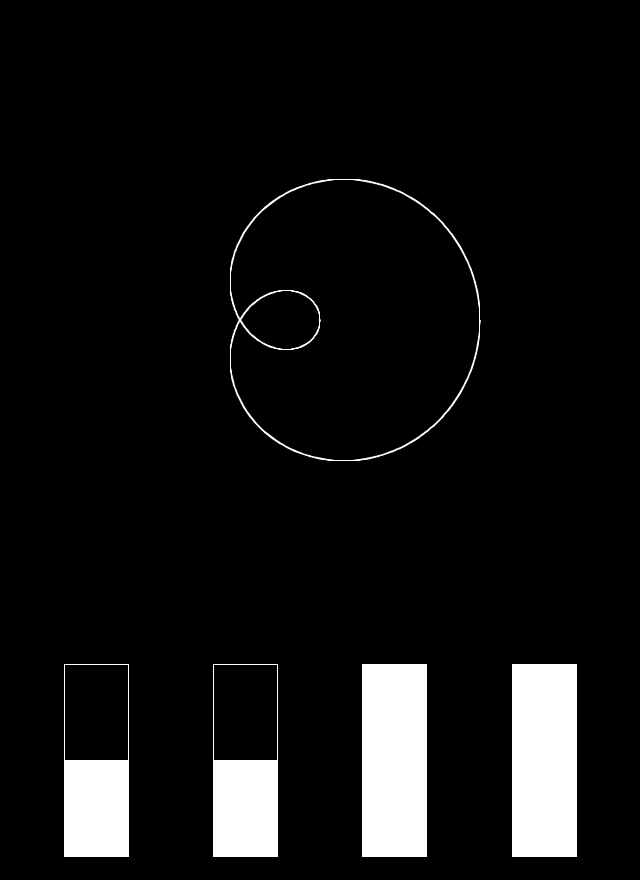
Frame 1 (no input)
Frame 60 (the mouse pressed at the canvas centre just before this capture): identical to frame 1, image omitted
Frame 120 (the mouse held since frame 60 and released just before this capture): identical to frame 1, image omitted

The Processing sketch that drew this single still picture (run headless with seeded random() and noise(); from frame 60 on, the mouse is pressed at the canvas centre):

// Processing sketch: Spirograph
// ── Spirograph.pde
float outerFraction;
float innerFraction;
float penFraction;
float turns;

float outerR;
float innerR;

void setup() {
  size(640, 880);
  colorMode(HSB);

  outerFraction = 1/2.0;
  innerFraction = 1/2.0;
  penFraction = 1;
  turns = 1;
}

void draw() {
  outerR = width/2*outerFraction;
  innerR = outerR*innerFraction;

  background(0);

  pushMatrix();
  translate(width/2, (height-240)/2);

  stroke(255);
  noFill();

  beginShape();
  for (float t = 0; t < TWO_PI*turns*innerR; t+= 0.025)
    vertex(cos(t)*(outerR-innerR)+cos(t*(outerR/innerR))*innerR*penFraction, sin(t)*(outerR-innerR)+sin(t*(outerR/innerR))*innerR*penFraction);
  endShape();
  popMatrix();

  for (int i = 0; i < 4; i++) {
    noFill();
    rect(width*0.15+width*0.7/3.0*i-width/20, height-240*0.9, width/10, 240*0.8);

    float fraction = i == 0 ? outerFraction : i == 1 ? innerFraction : i == 2 ? penFraction : turns;
    fill(255);
    rect(width*0.15+width*0.7/3.0*i-width/20, height-240*0.1-240*0.8*fraction, width/10, -240*0.1-(-240*0.1-240*0.8*fraction));

    if (mouseX > width*0.15+width*0.7/3.0*i-width/20 && mouseX < width*0.15+width*0.7/3.0*i+width/20 && mouseY > height-240*0.9 && mouseY < height-240*0.1 && mousePressed) {
      fraction = 1-((mouseY-(height-240*0.9))/(240*0.8));

      if (i == 0)
        outerFraction = fraction;
      if (i == 1)
        innerFraction = fraction;
      if (i == 2)
        penFraction = fraction;
      if (i == 3)
        turns = fraction;
    }
  }
}

float gcd(float a, float b) {
  return b == 0 ? a : gcd(b, a%b);
}
